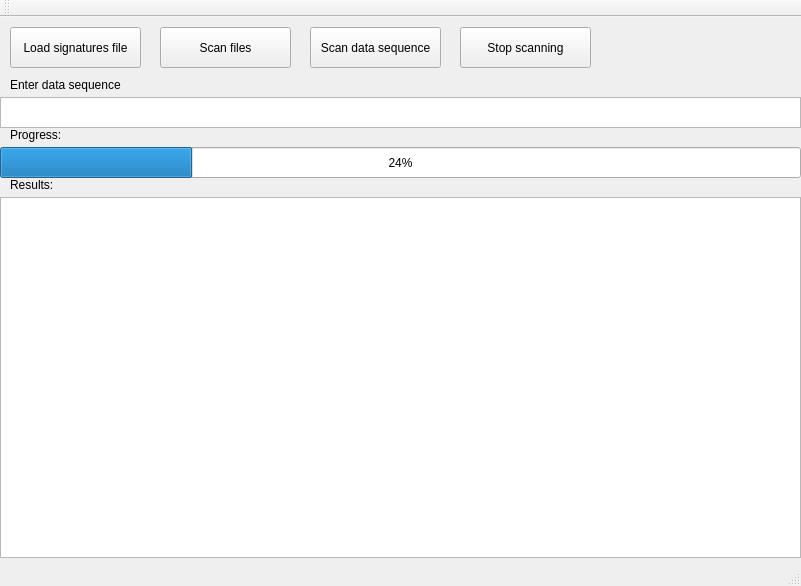
<?xml version="1.0" encoding="UTF-8"?>
<ui version="4.0">
 <class>ScannerQt</class>
 <widget class="QMainWindow" name="ScannerQt">
  <property name="geometry">
   <rect>
    <x>0</x>
    <y>0</y>
    <width>801</width>
    <height>586</height>
   </rect>
  </property>
  <property name="windowTitle">
   <string>ScannerQt</string>
  </property>
  <widget class="QWidget" name="centralWidget">
   <widget class="QListWidget" name="listWidget">
    <property name="geometry">
     <rect>
      <x>0</x>
      <y>180</y>
      <width>801</width>
      <height>361</height>
     </rect>
    </property>
   </widget>
   <widget class="QLabel" name="label">
    <property name="geometry">
     <rect>
      <x>10</x>
      <y>160</y>
      <width>81</width>
      <height>16</height>
     </rect>
    </property>
    <property name="text">
     <string>Results:</string>
    </property>
   </widget>
   <widget class="QProgressBar" name="progressBar">
    <property name="geometry">
     <rect>
      <x>0</x>
      <y>130</y>
      <width>801</width>
      <height>31</height>
     </rect>
    </property>
    <property name="value">
     <number>24</number>
    </property>
   </widget>
   <widget class="QLabel" name="label_2">
    <property name="geometry">
     <rect>
      <x>10</x>
      <y>110</y>
      <width>81</width>
      <height>16</height>
     </rect>
    </property>
    <property name="text">
     <string>Progress:</string>
    </property>
   </widget>
   <widget class="QPlainTextEdit" name="plainTextEdit">
    <property name="geometry">
     <rect>
      <x>0</x>
      <y>80</y>
      <width>801</width>
      <height>31</height>
     </rect>
    </property>
   </widget>
   <widget class="QLabel" name="label_3">
    <property name="geometry">
     <rect>
      <x>10</x>
      <y>60</y>
      <width>111</width>
      <height>16</height>
     </rect>
    </property>
    <property name="text">
     <string>Enter data sequence:</string>
    </property>
   </widget>
   <widget class="QPushButton" name="load_sigs">
    <property name="geometry">
     <rect>
      <x>10</x>
      <y>10</y>
      <width>131</width>
      <height>41</height>
     </rect>
    </property>
    <property name="text">
     <string>Load signatures file</string>
    </property>
   </widget>
   <widget class="QPushButton" name="scan_files">
    <property name="geometry">
     <rect>
      <x>160</x>
      <y>10</y>
      <width>131</width>
      <height>41</height>
     </rect>
    </property>
    <property name="text">
     <string>Scan files</string>
    </property>
   </widget>
   <widget class="QPushButton" name="scan_data">
    <property name="geometry">
     <rect>
      <x>310</x>
      <y>10</y>
      <width>131</width>
      <height>41</height>
     </rect>
    </property>
    <property name="text">
     <string>Scan data sequence</string>
    </property>
   </widget>
   <widget class="QPushButton" name="stop_scan">
    <property name="geometry">
     <rect>
      <x>460</x>
      <y>10</y>
      <width>131</width>
      <height>41</height>
     </rect>
    </property>
    <property name="text">
     <string>Stop scanning</string>
    </property>
   </widget>
  </widget>
  <widget class="QToolBar" name="mainToolBar">
   <attribute name="toolBarArea">
    <enum>TopToolBarArea</enum>
   </attribute>
   <attribute name="toolBarBreak">
    <bool>false</bool>
   </attribute>
  </widget>
  <widget class="QStatusBar" name="statusBar"/>
 </widget>
 <layoutdefault spacing="6" margin="11"/>
 <resources/>
 <connections/>
</ui>
